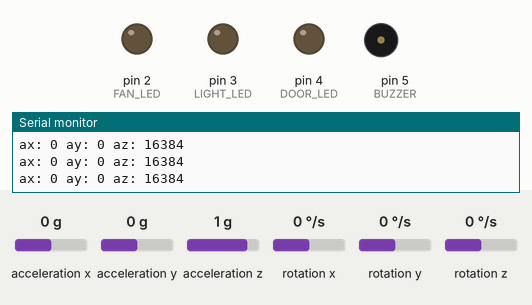
This sketch was run on a simulated Arduino Uno, built with avr-gcc and run on an emulated ATmega328P. Parts: output pins drawn as LEDs (lit = HIGH), buzzer (waves = sounding, pin HIGH), the last lines printed to the serial monitor. The test bench sets the inputs (shaded band); at power-on: acceleration x 0 g, acceleration y 0 g, acceleration z 1 g, rotation x 0 °/s, rotation y 0 °/s, rotation z 0 °/s.

Above: at 1.2 s.
1.3 s: acceleration x set to -0.5 g
2.8 s: acceleration x set to -0.8 g
At 3.7 s:
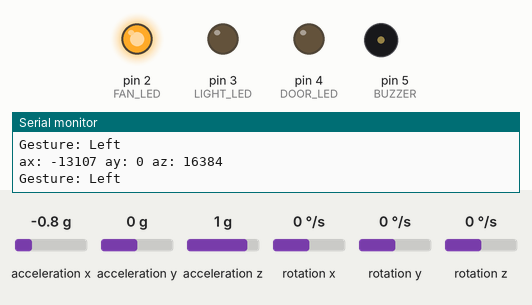
4.3 s: acceleration y set to -0.8 g
6.6 s: acceleration y set to -1.1 g
At 7.7 s:
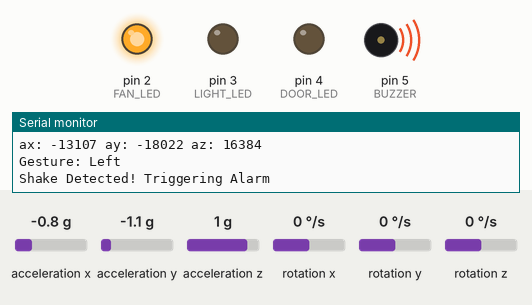
9.6 s: acceleration x set to 0.5 g
12.6 s: acceleration x set to 0.8 g
At 13.72 s:
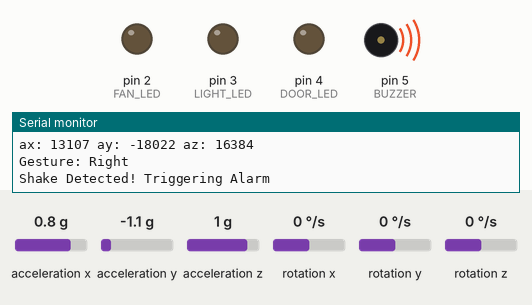
Timing chart, 0 to 16.6 s (numbered marks = the images above; inputs shaded):
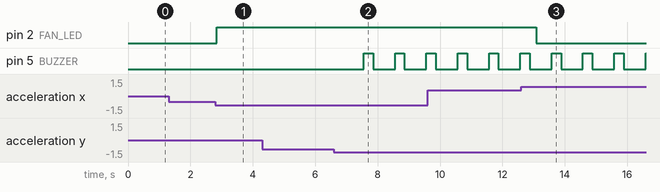

The sketch:

sketch.ino
```cpp
#include <Wire.h>
#include <MPU6050.h>

MPU6050 mpu;
int16_t ax, ay, az;

const int FAN_LED = 2;
const int LIGHT_LED = 3;
const int DOOR_LED = 4;
const int BUZZER = 5;

unsigned long stillTime = 0;
bool doorUnlocked = false;
String motionPassword = "";
String correctPattern = "LUR"; // Left → Up → Right

void setup() {
  Serial.begin(9600);
  Wire.begin();
  mpu.initialize();

  pinMode(FAN_LED, OUTPUT);
  pinMode(LIGHT_LED, OUTPUT);
  pinMode(DOOR_LED, OUTPUT);
  pinMode(BUZZER, OUTPUT);

  if (!mpu.testConnection()) {
    Serial.println("MPU6050 connection failed");
    while (1);
  }

  Serial.println("MPU6050 ready.");
}

void loop() {
  mpu.getAcceleration(&ax, &ay, &az);

  Serial.print("ax: "); Serial.print(ax);
  Serial.print(" ay: "); Serial.print(ay);
  Serial.print(" az: "); Serial.println(az);

  bool still = abs(ax) < 1000 && abs(ay) < 1000 && abs(az - 16384) < 2000;

  if (ax < -10000) { // Left
    Serial.println("Gesture: Left");
    digitalWrite(FAN_LED, HIGH);
    motionPassword += "L";
    delay(500);
  }
  else if (ax > 10000) { // Right
    Serial.println("Gesture: Right");
    digitalWrite(FAN_LED, LOW);
    motionPassword += "R";
    delay(500);
  }
  else if (ay > 12000) { // Up
    Serial.println("Gesture: Up");
    digitalWrite(LIGHT_LED, HIGH);
    motionPassword += "U";
    delay(500);
  }
  else if (ay < -12000) { // Down
    Serial.println("Gesture: Down");
    digitalWrite(LIGHT_LED, LOW);
    motionPassword += "D";
    delay(500);
  }

  // Shake detection (quick z-axis movement)
  if (abs(ax) > 15000 || abs(ay) > 15000 || abs(az - 16384) > 8000) {
    Serial.println("Shake Detected! Triggering Alarm");
    digitalWrite(BUZZER, HIGH);
    delay(300);
    digitalWrite(BUZZER, LOW);
  }

  // Check for still hold (unlock door)
  if (still) {
    if (stillTime == 0) stillTime = millis();
    else if (millis() - stillTime > 2000 && !doorUnlocked) {
      Serial.println("Holding still. Checking password...");
      if (motionPassword.endsWith(correctPattern)) {
        Serial.println("✅ Door Unlocked!");
        digitalWrite(DOOR_LED, HIGH);
        doorUnlocked = true;
      } else {
        Serial.println("❌ Incorrect motion pattern.");
      }
      motionPassword = "";
    }
  } else {
    stillTime = 0;
  }

  delay(200);
}
```

Measured:
- the behaviour switches between -0.6 and -0.7 g on acceleration x (found by bisection; images 0 and 1)
- the behaviour switches between -0.9 and -1 g on acceleration y (found by bisection; images 1 and 2)
- the behaviour switches between 0.6 and 0.7 g on acceleration x (found by bisection; images 2 and 3)
- after the input at 2.8 s, pin 2 (FAN_LED): LOW → HIGH at once
- after the input at 6.6 s, pin 5 (BUZZER): alternates HIGH for 0.30 s and LOW for 0.70 s, starting after 0.96 s
- after the input at 12.6 s, pin 2 (FAN_LED): HIGH → LOW after 0.48 s
